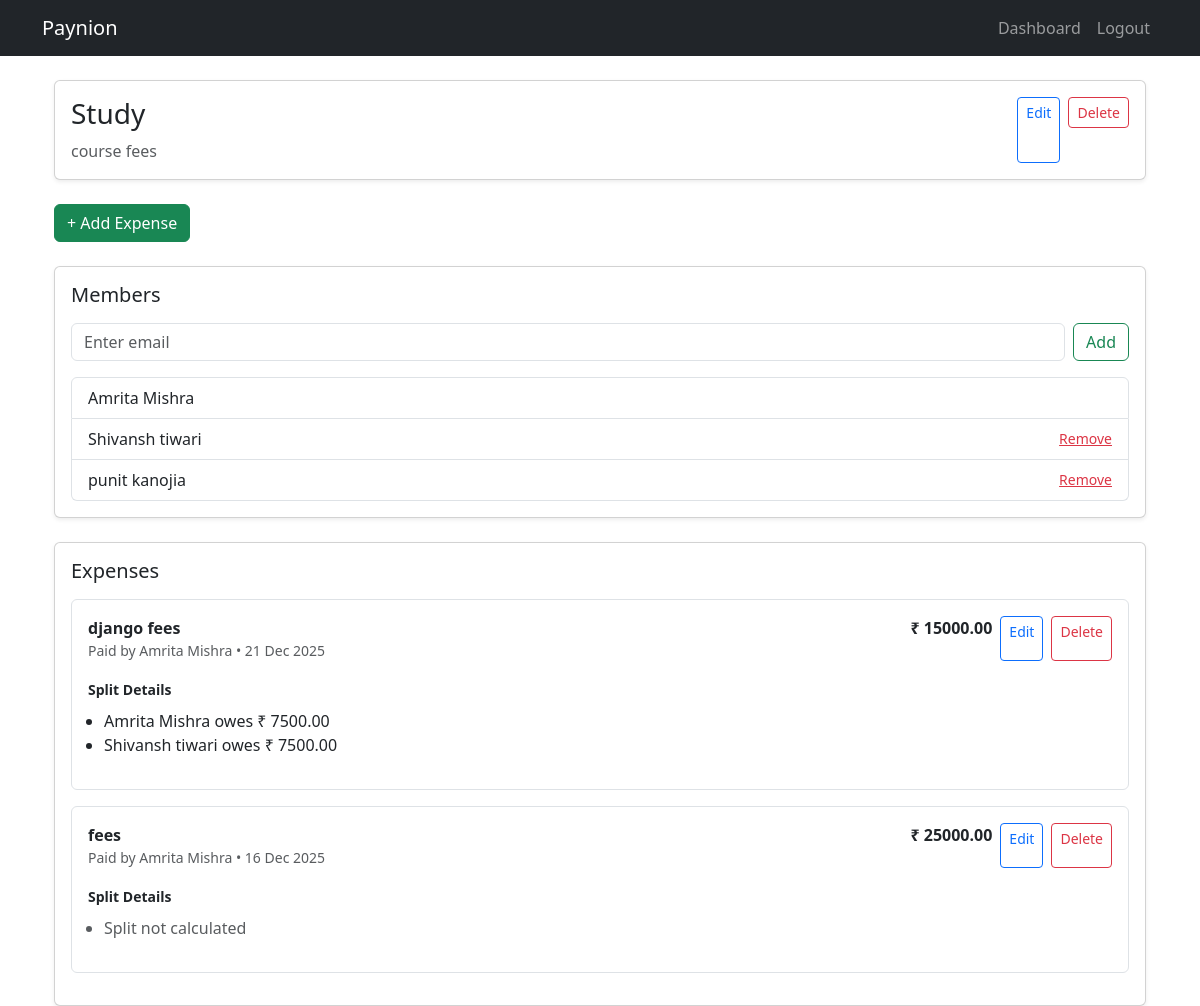
Page /groups/detail/3/ (signed in) on the earlier database version.
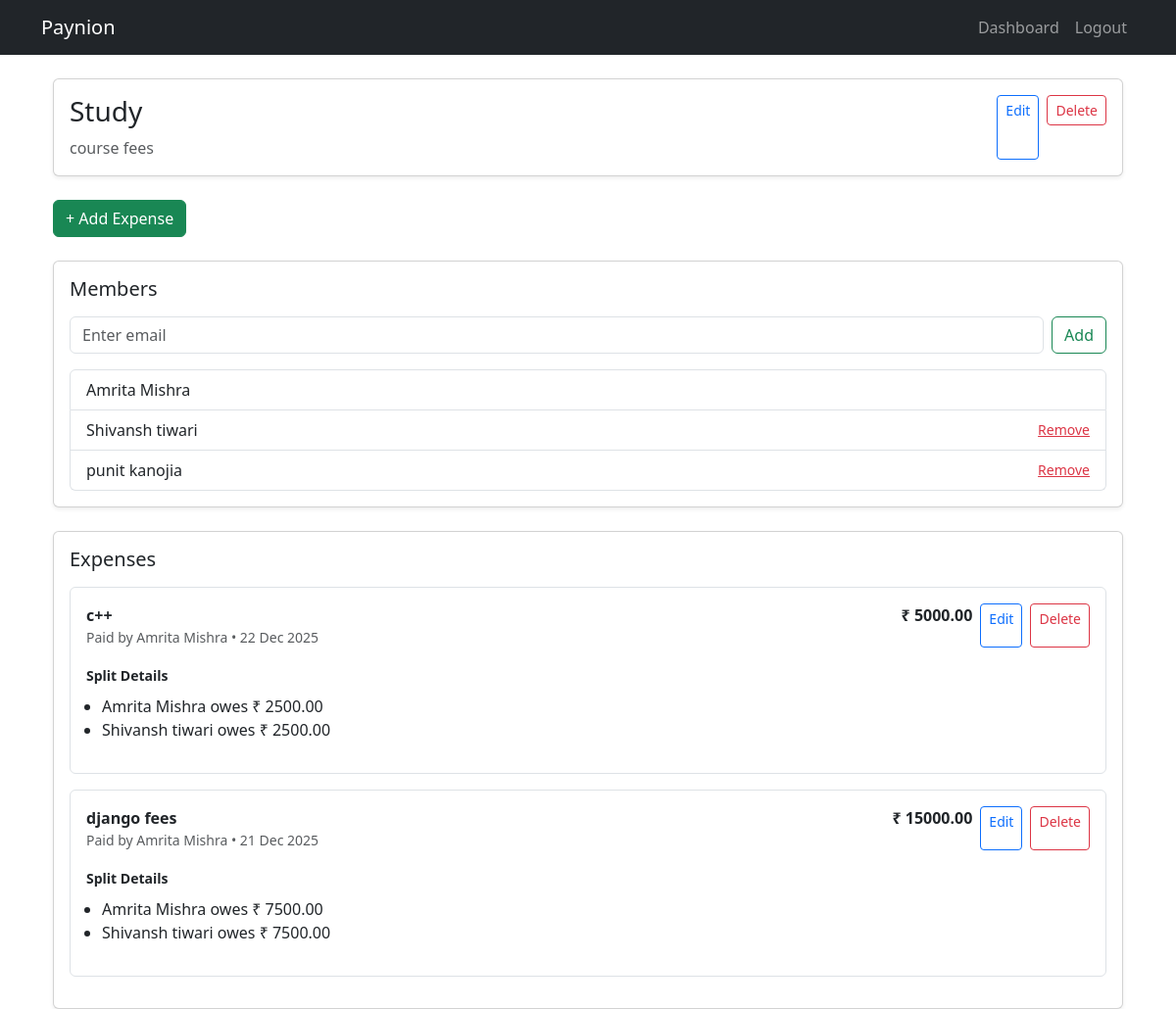
Same page on the later database version.
### groups/models.py (models this page shows, shortened)
class Group(models.Model):
    title = models.CharField(max_length=255, null=True, blank=True)
    description = models.TextField(blank=True, null=True)
    members = models.ManyToManyField(User, related_name="group_members")
    created_by = models.ForeignKey(User, on_delete=models.CASCADE, related_name="created_groups")
    created_at = models.DateTimeField(auto_now_add=True)

### accounts/models.py (models this page shows, shortened)
class CustomUser(AbstractUser):
    email = models.EmailField(unique=True)
    full_name = models.CharField(max_length=255)
    phone = models.CharField(max_length=10, blank=True, null=True)
    profile_image = models.ImageField(upload_to=user_profile_path, default='default_profile.png')
    bio = models.CharField(max_length=255, blank=True, null=True)
    USERNAME_FIELD = 'email'
    REQUIRED_FIELDS = ['username', 'full_name']   # keep username but don't use for login

### expenses/models.py (models this page shows, shortened)
class Expense(models.Model):
    SPLIT_TYPES = [
        ("equal", "Equal"),
        ("percentage", "Percentage"),
        ("custom", "Custom"),
    ]
    group = models.ForeignKey(Group, on_delete=models.CASCADE, related_name="expenses")
    amount = models.DecimalField(max_digits=10, decimal_places=2)
    description = models.CharField(max_length=255)
    paid_by = models.ForeignKey(User, on_delete=models.CASCADE, related_name="paid_expenses")
    split_type = models.CharField(max_length=20, choices=SPLIT_TYPES, default="equal")
    created_at = models.DateTimeField(auto_now_add=True)
    class Meta:
        ordering = ["-created_at"]   # 🔥 newest expense first

class ExpenseSplit(models.Model):
    expense = models.ForeignKey(Expense, on_delete=models.CASCADE, related_name="splits")
    user = models.ForeignKey(User, on_delete=models.CASCADE, related_name="expense_splits")
    amount = models.DecimalField(max_digits=10, decimal_places=2)

### groups/views.py (the view)
# urls.py: path("detail/<int:group_id>/", views.group_detail, name="group_detail"),
@login_required
def group_detail(request, group_id):
    group = get_object_or_404(Group, id=group_id)
    expenses = group.expenses.all().order_by("-created_at")
    return render(request, "groups/group_detail.html", {
        "group": group,
        "expenses": expenses
    })

### groups/templates/groups/group_detail.html (shortened to what this page needs)
{% extends "base.html" %}
{% block content %}
<div class="container mt-4">
  <div class="card shadow-sm mb-4">
    <div class="card-body d-flex justify-content-between">
      <div>
        <h3>{{ group.title }}</h3>
        <p class="text-muted mb-0">{{ group.description }}</p>
      </div>
      {% if request.user == group.created_by %}
      <div class="d-flex gap-2">
        <a href="{% url 'edit_group' group.id %}" class="btn btn-sm btn-outline-primary">Edit</a>
        <form method="POST" action="{% url 'delete_group' group.id %}">
          <button class="btn btn-sm btn-outline-danger">Delete</button>
        </form>
      </div>
      {% endif %}
    </div>
  </div>
  <div class="mb-4">
    <a href="{% url 'add_expense' group.id %}" class="btn btn-success">
      + Add Expense
    </a>
  </div>
  <div class="card shadow-sm mb-4">
    <div class="card-body">
      <h5 class="mb-3">Members</h5>
      {% if request.user == group.created_by %}
      <form method="POST" action="{% url 'add_member' group.id %}" class="d-flex gap-2 mb-3">
        <input type="email" name="email" class="form-control" placeholder="Enter email" required>
        <button class="btn btn-outline-success">Add</button>
      </form>
      {% endif %}
      <ul class="list-group">
        {% for member in group.members.all %}
        <li class="list-group-item d-flex justify-content-between align-items-center">
          {{ member.full_name }}
          {% if request.user == group.created_by and member != request.user %}
          <a href="{% url 'remove_member' group.id member.id %}"
             class="text-danger small"
             onclick="return confirm('Remove this member?');">
            Remove
          </a>
          {% endif %}
        </li>
        {% endfor %}
      </ul>
    </div>
  </div>
  <div class="card shadow-sm">
    <div class="card-body">
      <h5 class="mb-3">Expenses</h5>
      {% for exp in expenses %}
      <div class="border rounded p-3 mb-3">
        <div class="d-flex justify-content-between">
          <div>
            <strong>{{ exp.description }}</strong>
            <div class="text-muted small">
              Paid by {{ exp.paid_by.full_name }} • {{ exp.created_at|date:"d M Y" }}
            </div>
          </div>
          <div class="d-flex gap-2">
            <span class="fw-semibold">₹ {{ exp.amount }}</span>
            <a href="{% url 'edit_expense' exp.id %}" class="btn btn-sm btn-outline-primary">Edit</a>
            <a href="{% url 'delete_expense' exp.id %}"
               class="btn btn-sm btn-outline-danger"
               onclick="return confirm('Delete expense?');">
              Delete
            </a>
          </div>
        </div>
        <div class="mt-3">
          <small class="fw-semibold">Split Details</small>
          <ul class="mt-2 ps-3">
            {% for split in exp.splits.all %}
            <li>{{ split.user.full_name }} owes ₹ {{ split.amount }}</li>
            {% empty %}
            <li class="text-muted">Split not calculated</li>
            {% endfor %}
          </ul>
        </div>
      </div>
      {% empty %}
      <p class="text-muted">No expenses yet.</p>
      {% endfor %}
    </div>
  </div>
</div>
{% endblock %}

### templates/base.html (shortened to what this page needs)
<!DOCTYPE html>
<html lang="en">
<head>
    <link rel="stylesheet"
          href="https://cdn.jsdelivr.net/npm/bootstrap@5.3.2/dist/css/bootstrap.min.css">
</head>
<body>
    <nav class="navbar navbar-expand-lg navbar-dark bg-dark">
      <div class="container">
        <a class="navbar-brand" href="/">Paynion</a>
        <div class="collapse navbar-collapse" id="navbarNav">
          <ul class="navbar-nav ms-auto">
            {% if user.is_authenticated %}
                <li class="nav-item">
                    <a class="nav-link" href="{% url 'dashboard' %}">Dashboard</a>
                </li>
                <li class="nav-item">
                    <a class="nav-link" href="{% url 'logout' %}">Logout</a>
                </li>
            {% endif %}
          </ul>
        </div>
      </div>
    </nav>
    <div class="container mt-4">
        {% block content %}
        {% endblock %}
    </div>
</body>
</html>

Differences in the rows shown:
removed Expense: description "fees", paid_by.full_name "Amrita Mishra", created_at "16 Dec 2025", amount "25000.00"
added Expense: description "c++", paid_by.full_name "Amrita Mishra", created_at "22 Dec 2025", amount "5000.00"
added ExpenseSplit: user.full_name "Amrita Mishra", amount "2500.00", shown under "c++"
added ExpenseSplit: user.full_name "Shivansh tiwari", amount "2500.00", shown under "c++"
